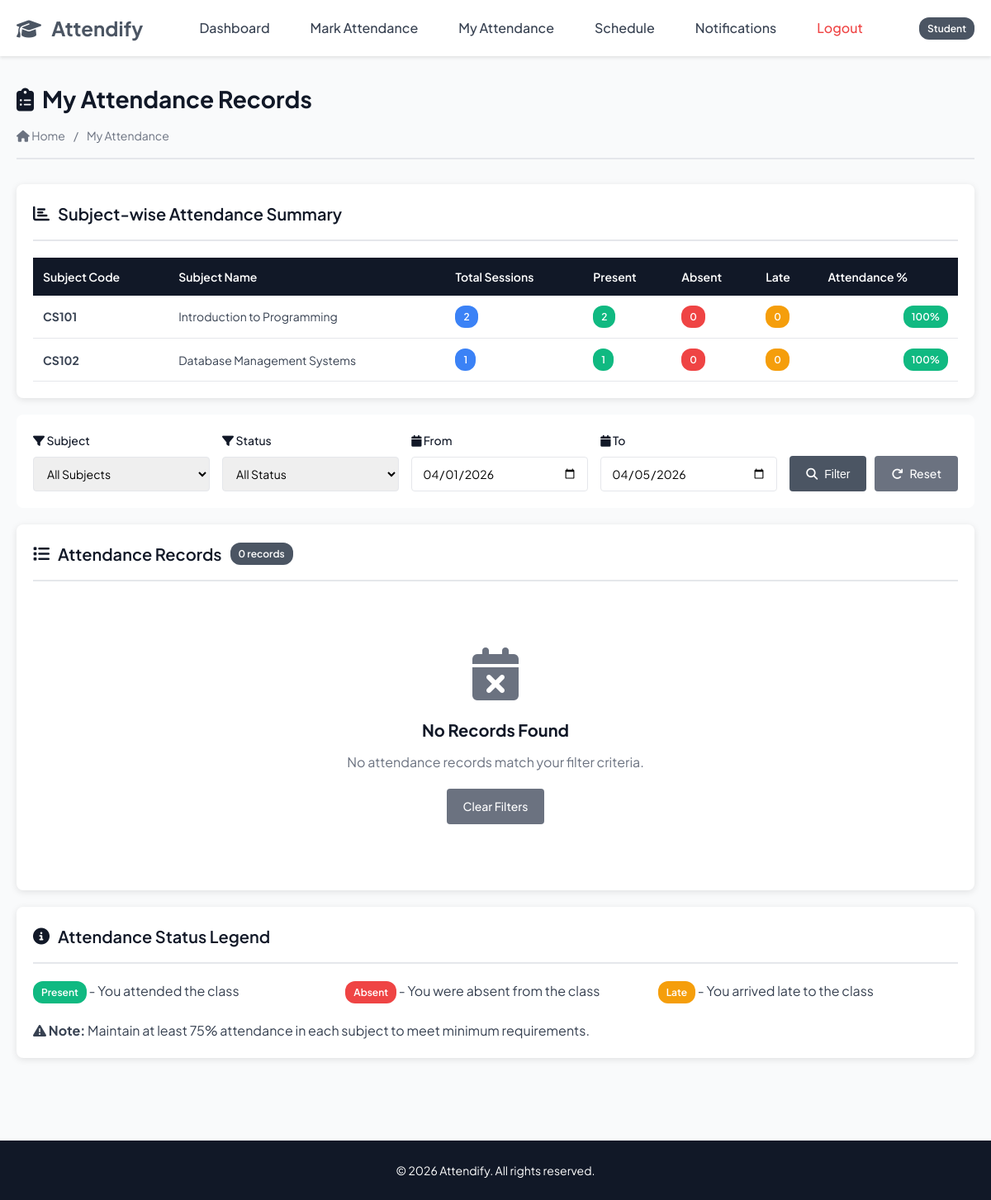
The page /student/my_attendance.php (signed in) on the database its author committed.
### tables this page shows
CREATE TABLE `subjects` (
  `subject_id` int(11) NOT NULL AUTO_INCREMENT,
  `subject_code` varchar(20) NOT NULL,
  `subject_name` varchar(100) NOT NULL,
  `credit_hours` int(11) NOT NULL,
  `description` text DEFAULT NULL,
  PRIMARY KEY (`subject_id`),
  UNIQUE KEY `subject_code` (`subject_code`),
  KEY `idx_subject_code` (`subject_code`),
  KEY `idx_subject_name` (`subject_name`)
);

### student/my_attendance.php (the view, shortened to what this page needs)
<?php
require_once '../config.php';
$student_id = $_SESSION['student_id'];
$filter_subject = get('filter_subject', '');
$filter_status = get('filter_status', '');
$date_from = get('date_from', date('Y-m-01'));
$date_to = get('date_to', date('Y-m-d'));
$sql = "SELECT
    a.attendance_id,
    a.status,
    a.marked_at,
    ats.session_date,
    ats.start_time,
    ats.end_time,
    ats.session_type,
    sub.subject_id,
    sub.subject_code,
    sub.subject_name,
    sec.section_name
FROM ATTENDANCE a
JOIN ATTENDANCE_SESSIONS ats ON a.session_id = ats.session_id
JOIN SECTION_SUBJECTS ss ON ats.section_subject_id = ss.section_subject_id
JOIN SUBJECTS sub ON ss.subject_id = sub.subject_id
JOIN SECTIONS sec ON ss.section_id = sec.section_id
WHERE a.student_id = ?";
if (!empty($date_from) && !empty($date_to)) {
    $sql .= " AND ats.session_date BETWEEN ? AND ?";
}
$sql .= " ORDER BY ats.session_date DESC, ats.start_time DESC";
$stmt = $conn->prepare($sql);
if (!empty($filter_subject) && !empty($filter_status)) {
    $stmt->bind_param("iiss", $student_id, $filter_subject, $filter_status, $date_from, $date_to);
} elseif (!empty($filter_subject)) {
    $stmt->bind_param("iiss", $student_id, $filter_subject, $date_from, $date_to);
} elseif (!empty($filter_status)) {
    $stmt->bind_param("isss", $student_id, $filter_status, $date_from, $date_to);
} else {
    $stmt->bind_param("iss", $student_id, $date_from, $date_to);
}
$stmt->execute();
$result = $stmt->get_result();
$stats_sql = "SELECT
    sub.subject_id,
    sub.subject_code,
    sub.subject_name,
    COUNT(a.attendance_id) as total_sessions,
    SUM(CASE WHEN a.status = 'present' THEN 1 ELSE 0 END) as present_count,
    SUM(CASE WHEN a.status = 'absent' THEN 1 ELSE 0 END) as absent_count,
    SUM(CASE WHEN a.status = 'late' THEN 1 ELSE 0 END) as late_count
FROM ATTENDANCE a
JOIN ATTENDANCE_SESSIONS ats ON a.session_id = ats.session_id
JOIN SECTION_SUBJECTS ss ON ats.section_subject_id = ss.section_subject_id
JOIN SUBJECTS sub ON ss.subject_id = sub.subject_id
WHERE a.student_id = ?
GROUP BY sub.subject_id";
$stats_stmt = $conn->prepare($stats_sql);
$stats_stmt->bind_param("i", $student_id);
$stats_stmt->execute();
$stats_result = $stats_stmt->get_result();
include '../includes/header.php';
?>
<div class="page-header">
    <div>
        <h1><i class="fas fa-clipboard-list"></i> My Attendance Records</h1>
        <div class="breadcrumb">
            <a href="dashboard.php"><i class="fas fa-home"></i> Home</a>
            <span>/</span>
            <span>My Attendance</span>
        </div>
    </div>
</div>
<div class="card">
    <div class="card-header">
        <h2 class="card-title"><i class="fas fa-chart-bar"></i> Subject-wise Attendance Summary</h2>
    </div>
    <div class="card-body">
        <?php if ($stats_result->num_rows > 0): ?>
            <div class="table-responsive">
                <table class="mobile-cards">
                    <thead>
                        <tr>
                            <th>Subject Code</th>
                            <th>Subject Name</th>
                            <th>Total Sessions</th>
                            <th>Present</th>
                            <th>Absent</th>
                            <th>Late</th>
                            <th>Attendance %</th>
                        </tr>
                    </thead>
                    <tbody>
                        <?php while ($stat = $stats_result->fetch_assoc()):
                            $percentage = calculateAttendancePercentage($stat['present_count'], $stat['total_sessions']);
                        ?>
                            <tr>
                                <td><strong><?php echo e($stat['subject_code']); ?></strong></td>
                                <td><?php echo e($stat['subject_name']); ?></td>
                                <td><span class="badge badge-info"><?php echo $stat['total_sessions']; ?></span></td>
                                <td><span class="badge badge-success"><?php echo $stat['present_count']; ?></span></td>
                                <td><span class="badge badge-danger"><?php echo $stat['absent_count']; ?></span></td>
                                <td><span class="badge badge-warning"><?php echo $stat['late_count']; ?></span></td>
                                <td><?php echo getAttendancePercentageBadge($percentage); ?></td>
                            </tr>
                        <?php endwhile; ?>
                    </tbody>
                </table>
            </div>
        <?php endif; ?>
    </div>
</div>
<div class="search-filter-section" style="margin-top: 20px;">
    <form method="GET" action="" style="display: flex; gap: 15px; width: 100%; align-items: end; flex-wrap: wrap;">
        <div class="form-group" style="flex: 1; margin-bottom: 0; min-width: 200px;">
            <label for="filter_subject"><i class="fas fa-filter"></i> Subject</label>
            <select id="filter_subject" name="filter_subject">
                <option value="">All Subjects</option>
            </select>
        </div>
        <div class="form-group" style="flex: 1; margin-bottom: 0; min-width: 150px;">
            <label for="filter_status"><i class="fas fa-filter"></i> Status</label>
            <select id="filter_status" name="filter_status">
                <option value="">All Status</option>
            </select>
        </div>
        <div class="form-group" style="flex: 1; margin-bottom: 0; min-width: 150px;">
            <label for="date_from"><i class="fas fa-calendar"></i> From</label>
            <input
                type="date"
                id="date_from"
                name="date_from"
                value="<?php echo htmlspecialchars($date_from); ?>"
            >
        </div>
        <div class="form-group" style="flex: 1; margin-bottom: 0; min-width: 150px;">
            <label for="date_to"><i class="fas fa-calendar"></i> To</label>
            <input
                type="date"
                id="date_to"
                name="date_to"
                value="<?php echo htmlspecialchars($date_to); ?>"
            >
        </div>
        <div style="display: flex; gap: 10px;">
            <button type="submit" class="btn btn-primary">
                <i class="fas fa-search"></i> Filter
            </button>
            <a href="my_attendance.php" class="btn btn-secondary">
                <i class="fas fa-redo"></i> Reset
            </a>
        </div>
    </form>
</div>
<div class="card" style="margin-top: 20px;">
    <div class="card-header">
        <h2 class="card-title">
            <i class="fas fa-list"></i> Attendance Records
            <span class="badge badge-primary"><?php echo $result->num_rows; ?> records</span>
        </h2>
    </div>
    <div class="card-body">
        <?php if ($result->num_rows > 0): ?>
            <div class="table-responsive">
                <table class="mobile-cards">
                    <thead>
                        <tr>
                            <th>Date</th>
                            <th>Section</th>
                            <th>Subject</th>
                            <th>Time</th>
                            <th>Type</th>
                            <th>Status</th>
                            <th>Marked At</th>
                        </tr>
                    </thead>
                    <tbody>
                        <?php while ($record = $result->fetch_assoc()): ?>
                            <tr>
                                <td><?php echo formatDate($record['session_date']); ?></td>
                                <td><span class="badge badge-primary"><?php echo e($record['section_name']); ?></span></td>
                                <td>
                                    <strong><?php echo e($record['subject_code']); ?></strong><br>
                                    <small class="text-muted"><?php echo e($record['subject_name']); ?></small>
                                </td>
                                <td><?php echo formatTime($record['start_time']) . ' - ' . formatTime($record['end_time']); ?></td>
                                <td><span class="badge badge-info"><?php echo ucfirst($record['session_type']); ?></span></td>
                                <td><?php echo getStatusBadge($record['status']); ?></td>
                                <td><?php echo formatDateTime($record['marked_at']); ?></td>
                            </tr>
                        <?php endwhile; ?>
                    </tbody>
                </table>
            </div>
        <?php else: ?>
            <div class="empty-state">
                <i class="fas fa-calendar-times"></i>
                <h3>No Records Found</h3>
                <p>No attendance records match your filter criteria.</p>
                <a href="my_attendance.php" class="btn btn-secondary">
                    Clear Filters
                </a>
            </div>
        <?php endif; ?>
    </div>
</div>
<div class="card" style="margin-top: 20px;">
    <div class="card-header">
        <h2 class="card-title"><i class="fas fa-info-circle"></i> Attendance Status Legend</h2>
    </div>
    <div class="card-body">
        <div style="display: grid; grid-template-columns: repeat(auto-fit, minmax(200px, 1fr)); gap: 15px;">
            <div>
                <span class="badge badge-success">Present</span> - You attended the class
            </div>
            <div>
                <span class="badge badge-danger">Absent</span> - You were absent from the class
            </div>
            <div>
                <span class="badge badge-warning">Late</span> - You arrived late to the class
            </div>
        </div>
        <div style="margin-top: 20px;">
            <p><strong><i class="fas fa-exclamation-triangle"></i> Note:</strong> Maintain at least 75% attendance in each subject to meet minimum requirements.</p>
        </div>
    </div>
</div>
<?php
include '../includes/footer.php';
?>

### config.php (shortened to what this page needs)
<?php
function calculateAttendancePercentage($present, $total) {
    return round(($present / $total) * 100, 2);
}
function getAttendancePercentageBadge($percentage) {
    if ($percentage >= 75) {
        return '<span class="badge badge-success">' . $percentage . '%</span>';
    } elseif ($percentage >= 60) {
        return '<span class="badge badge-warning">' . $percentage . '%</span>';
    } else {
        return '<span class="badge badge-danger">' . $percentage . '%</span>';
    }
}
function e($string) {
    return htmlspecialchars($string, ENT_QUOTES, 'UTF-8');
}
function get($key, $default = '') {
    return isset($_GET[$key]) ? $_GET[$key] : $default;
}
?>

### css/styles.css (style rules this page uses)
* { margin: 0; padding: 0; box-sizing: border-box; }
:root { --primary-color: #4b5563; --secondary-color: #6366f1; --danger-color: #ef4444; --warning-color: #f59e0b; --info-color: #3b82f6; --dark-color: #111827; --light-color: #f9fafb; --white-color: #ffffff; --border-color: #e5e7eb; --text-color: #374151; --text-muted: #6b7280; --success-color: #10b981; }
body { font-family: 'Plus Jakarta Sans', sans-serif; font-size: 16px; line-height: 1.6; color: var(--text-color); background-color: var(--light-color); }
a { text-decoration: none; color: var(--primary-color); transition: color 0.3s ease; }
.card { background-color: var(--white-color); border-radius: 8px; box-shadow: 0 2px 8px rgba(0, 0, 0, 0.1); padding: 20px; margin-bottom: 20px; }
.card-header { border-bottom: 2px solid var(--border-color); padding-bottom: 15px; margin-bottom: 20px; }
.card-title { font-size: 20px; font-weight: 600; color: var(--dark-color); display: flex; align-items: center; gap: 10px; }
.card-body { padding: 0; }
.table-responsive { overflow-x: auto; margin-top: 20px; }
table { width: 100%; border-collapse: collapse; background-color: var(--white-color); }
table thead { background-color: var(--dark-color); color: var(--white-color); }
table thead th { padding: 12px; text-align: left; font-weight: 600; font-size: 14px; }
table tbody tr { border-bottom: 1px solid var(--border-color); transition: background-color 0.2s ease; }
table tbody td { padding: 12px; font-size: 14px; }
table tbody td:last-child { text-align: right; }
.form-group { margin-bottom: 20px; }
label { display: block; margin-bottom: 8px; font-weight: 500; color: var(--dark-color); font-size: 14px; }
input[type="text"], input[type="email"], input[type="password"], input[type="number"], input[type="date"], input[type="time"], input[type="tel"], select, textarea { width: 100%; padding: 10px 12px; border: 1px solid var(--border-color); border-radius: 4px; font-size: 14px; font-family: inherit; transition: all 0.3s ease; }
.btn { display: inline-flex; align-items: center; gap: 8px; padding: 10px 20px; border: none; border-radius: 4px; font-size: 14px; font-weight: 500; cursor: pointer; text-decoration: none; }
.btn-primary { background-color: var(--primary-color); color: var(--white-color); }
.btn-secondary { background-color: #6b7280; color: var(--white-color); }
.badge { display: inline-block; padding: 4px 10px; font-size: 12px; font-weight: 600; border-radius: 12px; color: var(--white-color); }
.badge-primary { background-color: var(--primary-color); }
.badge-success { background-color: var(--success-color); }
.badge-danger { background-color: var(--danger-color); }
.badge-warning { background-color: var(--warning-color); }
.badge-info { background-color: var(--info-color); }
.search-filter-section { background-color: var(--white-color); padding: 20px; border-radius: 8px; margin-bottom: 20px; display: flex; gap: 15px; flex-wrap: wrap; align-items: end; }
.search-filter-section .form-group { margin-bottom: 0; flex: 1; min-width: 200px; }
.page-header { display: flex; justify-content: space-between; align-items: center; margin-bottom: 30px; padding-bottom: 15px; border-bottom: 2px solid var(--border-color); }
.page-header h1 { font-size: 28px; color: var(--dark-color); display: flex; align-items: center; gap: 10px; }
.breadcrumb { display: flex; gap: 10px; align-items: center; font-size: 14px; color: var(--text-muted); margin-top: 10px; }
.breadcrumb a { color: var(--text-muted); }
.empty-state { text-align: center; padding: 60px 20px; }
.empty-state i { font-size: 64px; color: var(--text-muted); margin-bottom: 20px; }
.empty-state h3 { font-size: 20px; color: var(--dark-color); margin-bottom: 10px; }
.empty-state p { color: var(--text-muted); margin-bottom: 20px; }

### rows shown on the page
subjects: subject_code "CS101", subject_name "Introduction to Programming", total_sessions "2", present_count "2", absent_count "0", late_count "0"
subjects: subject_code "CS102", subject_name "Database Management Systems", total_sessions "1", present_count "1", absent_count "0", late_count "0"

### other values the page prints
$_SESSION['user_type'] "Student"
$result->num_rows "0"
